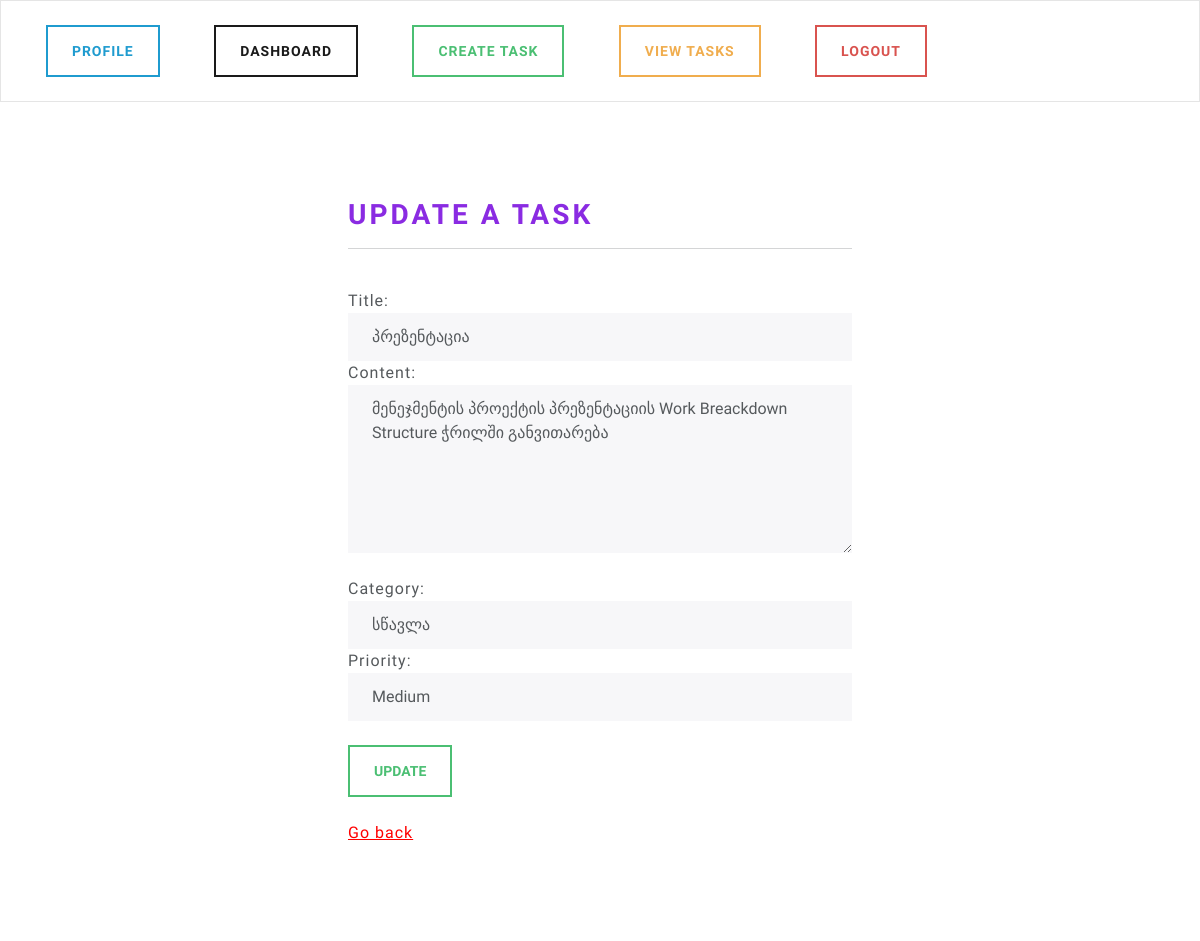
The app's page /update-task/13/ (signed in) with its own data.
### base/models.py (models this page shows, shortened)
class Task(models.Model):
    user = models.ForeignKey(User, on_delete=models.CASCADE, null=True, blank=True)
    title = models.CharField(max_length=100, null=True)
    content = models.CharField(max_length=1000, null=True, blank=True)
    created = models.DateTimeField(auto_now_add=True, null=True)
    complete = models.BooleanField(default=False)
    user = models.ForeignKey(User, max_length=10, on_delete=models.CASCADE)
    category = models.ForeignKey(Category, on_delete=models.SET_NULL, null=True, blank=True)
    priority = models.ForeignKey(Priority, on_delete=models.SET_NULL, null=True, blank=True)
    class Meta:
        ordering = ['complete']

### base/views.py (the view)
# urls.py: path('update-task/<str:pk>/', views.updateTask, name="update-task"), #dynamic
@login_required(login_url='my-login')
def updateTask(request, pk):
    task = get_object_or_404(Task, pk=pk)
    if request.method == 'POST':
        form = UpdateTaskForm(request.POST, instance=task)
        if form.is_valid():
            form.save()
            return redirect('view-tasks')
    else:
        form = UpdateTaskForm(instance=task, initial={'title': task.title, 'content': task.content, 'category': task.category_id})
    categories = Category.objects.all()
    priorities = Priority.objects.all()
    context = {'form': form, 'task': task, 'categories': categories, 'priorities': priorities,}  # Pass the task object to the context
    return render(request, 'profile/update-task.html', context=context)

### base/forms.py
class UpdateTaskForm(forms.ModelForm):
    class Meta:
        model = Task
        fields = ['title', 'content', 'priority', 'category']
        exclude = ['user']

### base/templates/profile/update-task.html (shortened to what this page needs)
{% extends 'base-with-navbar.html' %}
{% load static %}
{% block content %}
  <div class="container bg-white shadow-md p-5 form-layout">
    <h2>Update a task</h2>
    <hr /> <br />
    <form method="POST" autocomplete="off">
      <div class="form-group">
        <label for="id_title">Title:</label>
        <input class="form-control" type="text" id="id_title" name="title" value="{{ task.title }}" />
      </div>
      <div class="form-group">
        <label for="id_content">Content:</label>
        <textarea class="form-control" id="id_content" name="content" rows="6">{{ task.content }}</textarea>
      </div>
      <br />
      <div class="form-group">
        <label for="id_category">Category:</label>
        <select class="form-control" id="id_category" name="category">
          {% for category in categories %}
            {% if task.category_id == category.id %}
              <option value="{{ category.id }}" selected>{{ category.name }}</option>
            {% else %}
              <option value="{{ category.id }}">{{ category.name }}</option>
            {% endif %}
          {% endfor %}
        </select>
      </div>
      <div class="form-group">
        <label for="id_priority">Priority:</label>
        <select class="form-control" id="id_priority" name="priority">
          {% for priority in priorities %}
            {% if task.priority_id == priority.id %}
              <option value="{{ priority.id }}" selected>{{ priority.level }}</option>
            {% else %}
              <option value="{{ priority.id }}">{{ priority.level }}</option>
            {% endif %}
          {% endfor %}
        </select>
      </div>
      <br />
      <input class="btn btn-outline-success navbar-btn" type="submit" value="Update" />
    </form>
    <br />
    <a href="{% url 'view-tasks' %}" class="red-link">Go back</a>
  </div>
{% endblock %}

### static/css/styles.css (style rules this page uses)
h2 { color: blueviolet; }
.form-layout { border-radius: 30px; width: 600px; }
.red-link { color: red; }

### records on screen
Task: title "პრეზენტაცია", content "მენეჯმენტის პროექტის პრეზენტაციის Work Breackdown Structure ჭრილში განვითარება"

### other values on screen
form field category "სწავლა"
form field priority "Medium"
